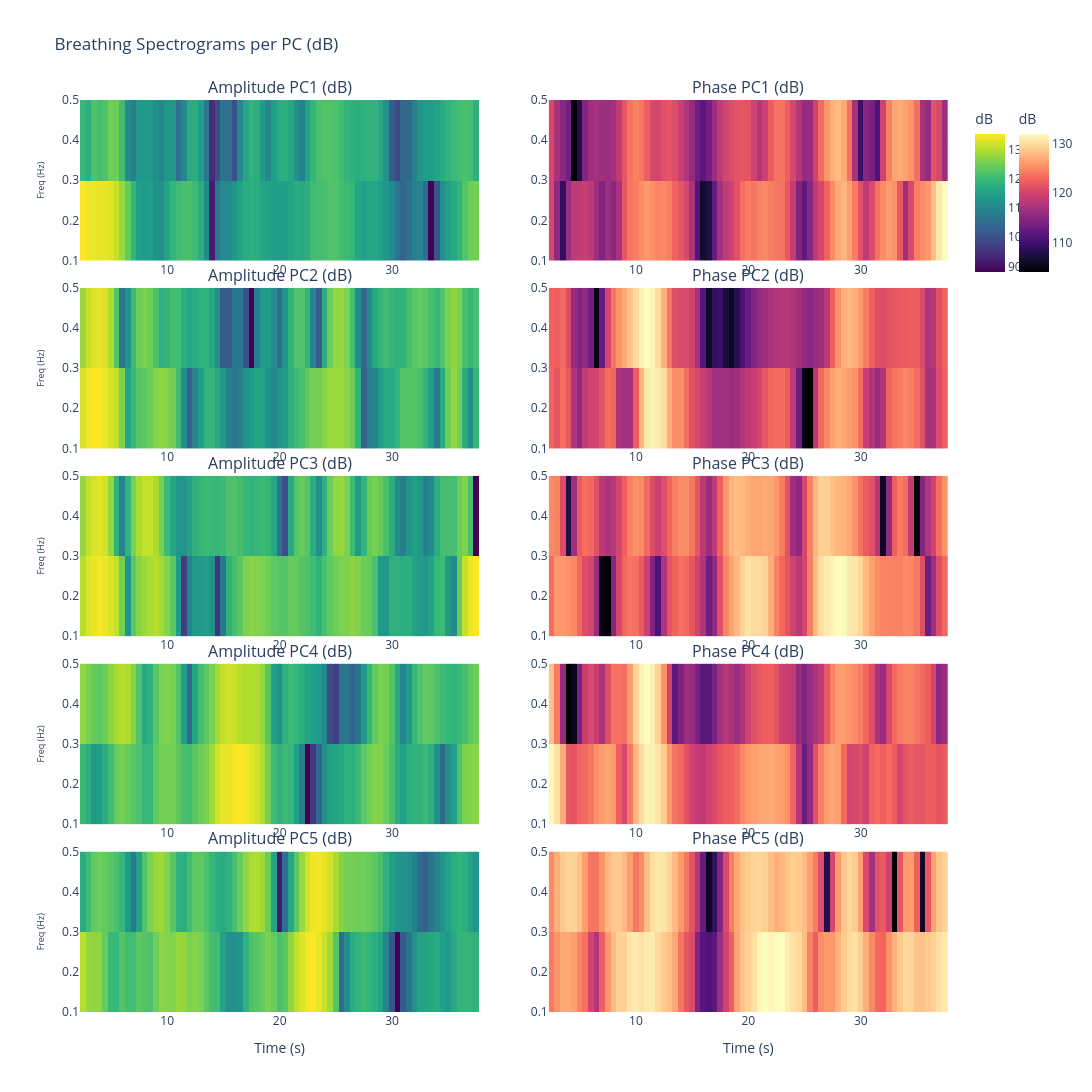

This figure's notebook cell:
### Code cell
import plotly.graph_objects as go
from plotly.subplots import make_subplots
import numpy as np

colors_pc = ['royalblue', 'darkorange', 'green', 'red', 'purple',
             'brown', 'pink', 'gray', 'olive', 'cyan']

# ============================================================
# PLOT 1: Spectrogram heatmap cho từng PC (Amplitude + Phase, dB)
# ============================================================
fig1 = make_subplots(rows=N_COMPONENTS, cols=2,
                     subplot_titles=[t for i in range(N_COMPONENTS)
                                     for t in (f'Amplitude PC{i+1} (dB)',
                                               f'Phase PC{i+1} (dB)')],
                     vertical_spacing=0.03, horizontal_spacing=0.08)

for i in range(N_COMPONENTS):
    # Amplitude Spectrogram (dB)
    fig1.add_trace(go.Heatmap(
        z=breath_spec_amp_dB[i], x=spec_times, y=breath_freqs,
        colorscale='Viridis', colorbar=dict(title='dB', len=1/N_COMPONENTS, y=1 - (i+0.5)/N_COMPONENTS),
        showscale=(i == 0), name=f'Amp PC{i+1}'
    ), row=i+1, col=1)

    # Phase Spectrogram (dB)
    fig1.add_trace(go.Heatmap(
        z=breath_spec_phs_dB[i], x=spec_times, y=breath_freqs,
        colorscale='Magma', colorbar=dict(title='dB', len=1/N_COMPONENTS, y=1 - (i+0.5)/N_COMPONENTS, x=1.07),
        showscale=(i == 0), name=f'Phs PC{i+1}'
    ), row=i+1, col=2)

    fig1.update_yaxes(title_text='Freq (Hz)', row=i+1, col=1, title_font_size=9)

fig1.update_xaxes(title_text='Time (s)', row=N_COMPONENTS, col=1)
fig1.update_xaxes(title_text='Time (s)', row=N_COMPONENTS, col=2)
fig1.update_layout(height=350*N_COMPONENTS, width=1800, showlegend=False,
                   template='plotly_white',
                   title_text='Breathing Spectrograms per PC (dB)')
fig1.show()

# ============================================================
# PLOT 2: Tổng hợp — Mean Power theo thời gian & tần số
# ============================================================
fig2 = make_subplots(rows=2, cols=2,
                     subplot_titles=[
                         'Amplitude — Mean Breathing Power over Time',
                         'Phase — Mean Breathing Power over Time',
                         'Amplitude — Mean Breathing Spectrum',
                         'Phase — Mean Breathing Spectrum',
                     ])

for i in range(N_COMPONENTS):
    # Mean power over time (amplitude)
    mean_power_t = np.mean(breath_spec_amp_dB[i], axis=0)
    fig2.add_trace(go.Scatter(x=spec_times, y=mean_power_t, mode='lines',
                               line=dict(color=colors_pc[i], width=1.2), opacity=0.8,
                               name=f'PC{i+1}', legendgroup='amp_t',
                               showlegend=True), row=1, col=1)

    # Mean power over time (phase)
    mean_power_t = np.mean(breath_spec_phs_dB[i], axis=0)
    fig2.add_trace(go.Scatter(x=spec_times, y=mean_power_t, mode='lines',
                               line=dict(color=colors_pc[i], width=1.2), opacity=0.8,
                               name=f'PC{i+1}', legendgroup='phs_t',
                               showlegend=False), row=1, col=2)

    # Mean power over frequency (amplitude)
    mean_power_f = np.mean(breath_spec_amp_dB[i], axis=1)
    fig2.add_trace(go.Scatter(x=breath_freqs, y=mean_power_f, mode='lines',
                               line=dict(color=colors_pc[i], width=1.5), opacity=0.8,
                               name=f'PC{i+1}', legendgroup='amp_f',
                               showlegend=False), row=2, col=1)

    # Mean power over frequency (phase)
    mean_power_f = np.mean(breath_spec_phs_dB[i], axis=1)
    fig2.add_trace(go.Scatter(x=breath_freqs, y=mean_power_f, mode='lines',
                               line=dict(color=colors_pc[i], width=1.5), opacity=0.8,
                               name=f'PC{i+1}', legendgroup='phs_f',
                               showlegend=False), row=2, col=2)

fig2.update_xaxes(title_text='Time (s)', row=1, col=1)
fig2.update_xaxes(title_text='Time (s)', row=1, col=2)
fig2.update_xaxes(title_text='Frequency (Hz)', row=2, col=1)
fig2.update_xaxes(title_text='Frequency (Hz)', row=2, col=2)
fig2.update_yaxes(title_text='Mean Power (dB)', row=1, col=1)
fig2.update_yaxes(title_text='Mean Power (dB)', row=1, col=2)
fig2.update_yaxes(title_text='Mean Power (dB)', row=2, col=1)
fig2.update_yaxes(title_text='Mean Power (dB)', row=2, col=2)
fig2.update_layout(height=800, width=1600, template='plotly_white')
fig2.show()

# ============================================================
# PLOT 3: CNN Input Tensor preview (combined channels)
# ============================================================
fig3 = make_subplots(rows=2, cols=N_COMPONENTS,
                     subplot_titles=[f'Amp PC{i+1}' for i in range(N_COMPONENTS)]
                                    + [f'Phs PC{i+1}' for i in range(N_COMPONENTS)],
                     vertical_spacing=0.12, horizontal_spacing=0.04)

for i in range(N_COMPONENTS):
    # Amplitude channel
    fig3.add_trace(go.Heatmap(
        z=cnn_input_combined[i], x=spec_times, y=breath_freqs,
        colorscale='Viridis', showscale=False
    ), row=1, col=i+1)

    # Phase channel
    fig3.add_trace(go.Heatmap(
        z=cnn_input_combined[N_COMPONENTS + i], x=spec_times, y=breath_freqs,
        colorscale='Magma', showscale=False
    ), row=2, col=i+1)

    if i == 0:
        fig3.update_yaxes(title_text='Freq (Hz)', row=1, col=1)
        fig3.update_yaxes(title_text='Freq (Hz)', row=2, col=1)
    fig3.update_xaxes(title_text='Time (s)', row=2, col=i+1)

fig3.update_layout(
    height=500, width=350*N_COMPONENTS, showlegend=False,
    template='plotly_white',
    title_text=f'CNN Input Tensor — {cnn_input_combined.shape[0]} channels × '
               f'{cnn_input_combined.shape[1]} freq × {cnn_input_combined.shape[2]} time (dB)')
fig3.show()

# ============================================================
# Thống kê
# ============================================================
print(f"\n{'='*60}")
print("SPECTROGRAM STATISTICS (Breathing Band, dB)")
print(f"{'='*60}")
for i in range(N_COMPONENTS):
    print(f"\nPC{i+1}:")
    print(f"  Amplitude dB — min: {np.min(breath_spec_amp_dB[i]):.1f}, "
          f"max: {np.max(breath_spec_amp_dB[i]):.1f}, "
          f"mean: {np.mean(breath_spec_amp_dB[i]):.1f}")
    print(f"  Phase dB    — min: {np.min(breath_spec_phs_dB[i]):.1f}, "
          f"max: {np.max(breath_spec_phs_dB[i]):.1f}, "
          f"mean: {np.mean(breath_spec_phs_dB[i]):.1f}")

print(f"\n{'='*60}")
print(f"Spectrogram params: window={WINDOW} {NPERSEG/FS:.0f}s, "
      f"overlap={NOVERLAP/NPERSEG*100:.0f}%, hop={NPERSEG-NOVERLAP} samples")
print(f"CNN tensor shape: {cnn_input_combined.shape}")
print(f"{'='*60}")

### Figure 1 — Plotly figure (JSON) as saved in the notebook; plotly's stock layout.template omitted (floating-point values rounded to 4 significant figures; data arrays with more than 128 entries replaced by an {"elided": "..."} marker saying what was removed)
{"data": [{"colorbar": {"len": 0.2, "title": {"text": "dB"}, "y": 0.9}, "colorscale": [[0, "#440154"], [0.1111, "#482878"], [0.2222, "#3e4989"], [0.3333, "#31688e"], [0.4444, "#26828e"], [0.5556, "#1f9e89"], [0.6667, "#35b779"], [0.7778, "#6ece58"], [0.8889, "#b5de2b"], [1, "#fde725"]], "name": "Amp PC1", "showscale": true, "type": "heatmap", "x": [2.5, 3.0, 3.5, 4.0, 4.5, 5.0, 5.5, 6.0, 6.5, 7.0, 7.5, 8.0, 8.5, 9.0, 9.5, 10.0, 10.5, 11.0, 11.5, 12.0, 12.5, 13.0, 13.5, 14.0, 14.5, 15.0, 15.5, 16.0, 16.5, 17.0, 17.5, 18.0, 18.5, 19.0, 19.5, 20.0, 20.5, 21.0, 21.5, 22.0, 22.5, 23.0, 23.5, 24.0, 24.5, 25.0, 25.5, 26.0, 26.5, 27.0, 27.5, 28.0, 28.5, 29.0, 29.5, 30.0, 30.5, 31.0, 31.5, 32.0, 32.5, 33.0, 33.5, 34.0, 34.5, 35.0, 35.5, 36.0, 36.5, 37.0, 37.5], "xaxis": "x", "y": [0.2, 0.4], "yaxis": "y", "z": {"elided": "2x71 float values"}}, {"colorbar": {"len": 0.2, "title": {"text": "dB"}, "x": 1.07, "y": 0.9}, "colorscale": [[0, "#000004"], [0.1111, "#180f3d"], [0.2222, "#440f76"], [0.3333, "#721f81"], [0.4444, "#9e2f7f"], [0.5556, "#cd4071"], [0.6667, "#f1605d"], [0.7778, "#fd9668"], [0.8889, "#feca8d"], [1, "#fcfdbf"]], "name": "Phs PC1", "showscale": true, "type": "heatmap", "x": [2.5, 3.0, 3.5, 4.0, 4.5, 5.0, 5.5, 6.0, 6.5, 7.0, 7.5, 8.0, 8.5, 9.0, 9.5, 10.0, 10.5, 11.0, 11.5, 12.0, 12.5, 13.0, 13.5, 14.0, 14.5, 15.0, 15.5, 16.0, 16.5, 17.0, 17.5, 18.0, 18.5, 19.0, 19.5, 20.0, 20.5, 21.0, 21.5, 22.0, 22.5, 23.0, 23.5, 24.0, 24.5, 25.0, 25.5, 26.0, 26.5, 27.0, 27.5, 28.0, 28.5, 29.0, 29.5, 30.0, 30.5, 31.0, 31.5, 32.0, 32.5, 33.0, 33.5, 34.0, 34.5, 35.0, 35.5, 36.0, 36.5, 37.0, 37.5], "xaxis": "x2", "y": [0.2, 0.4], "yaxis": "y2", "z": {"elided": "2x71 float values"}}, {"colorbar": {"len": 0.2, "title": {"text": "dB"}, "y": 0.7}, "colorscale": [[0, "#440154"], [0.1111, "#482878"], [0.2222, "#3e4989"], [0.3333, "#31688e"], [0.4444, "#26828e"], [0.5556, "#1f9e89"], [0.6667, "#35b779"], [0.7778, "#6ece58"], [0.8889, "#b5de2b"], [1, "#fde725"]], "name": "Amp PC2", "showscale": false, "type": "heatmap", "x": [2.5, 3.0, 3.5, 4.0, 4.5, 5.0, 5.5, 6.0, 6.5, 7.0, 7.5, 8.0, 8.5, 9.0, 9.5, 10.0, 10.5, 11.0, 11.5, 12.0, 12.5, 13.0, 13.5, 14.0, 14.5, 15.0, 15.5, 16.0, 16.5, 17.0, 17.5, 18.0, 18.5, 19.0, 19.5, 20.0, 20.5, 21.0, 21.5, 22.0, 22.5, 23.0, 23.5, 24.0, 24.5, 25.0, 25.5, 26.0, 26.5, 27.0, 27.5, 28.0, 28.5, 29.0, 29.5, 30.0, 30.5, 31.0, 31.5, 32.0, 32.5, 33.0, 33.5, 34.0, 34.5, 35.0, 35.5, 36.0, 36.5, 37.0, 37.5], "xaxis": "x3", "y": [0.2, 0.4], "yaxis": "y3", "z": {"elided": "2x71 float values"}}, {"colorbar": {"len": 0.2, "title": {"text": "dB"}, "x": 1.07, "y": 0.7}, "colorscale": [[0, "#000004"], [0.1111, "#180f3d"], [0.2222, "#440f76"], [0.3333, "#721f81"], [0.4444, "#9e2f7f"], [0.5556, "#cd4071"], [0.6667, "#f1605d"], [0.7778, "#fd9668"], [0.8889, "#feca8d"], [1, "#fcfdbf"]], "name": "Phs PC2", "showscale": false, "type": "heatmap", "x": [2.5, 3.0, 3.5, 4.0, 4.5, 5.0, 5.5, 6.0, 6.5, 7.0, 7.5, 8.0, 8.5, 9.0, 9.5, 10.0, 10.5, 11.0, 11.5, 12.0, 12.5, 13.0, 13.5, 14.0, 14.5, 15.0, 15.5, 16.0, 16.5, 17.0, 17.5, 18.0, 18.5, 19.0, 19.5, 20.0, 20.5, 21.0, 21.5, 22.0, 22.5, 23.0, 23.5, 24.0, 24.5, 25.0, 25.5, 26.0, 26.5, 27.0, 27.5, 28.0, 28.5, 29.0, 29.5, 30.0, 30.5, 31.0, 31.5, 32.0, 32.5, 33.0, 33.5, 34.0, 34.5, 35.0, 35.5, 36.0, 36.5, 37.0, 37.5], "xaxis": "x4", "y": [0.2, 0.4], "yaxis": "y4", "z": {"elided": "2x71 float values"}}, {"colorbar": {"len": 0.2, "title": {"text": "dB"}, "y": 0.5}, "colorscale": [[0, "#440154"], [0.1111, "#482878"], [0.2222, "#3e4989"], [0.3333, "#31688e"], [0.4444, "#26828e"], [0.5556, "#1f9e89"], [0.6667, "#35b779"], [0.7778, "#6ece58"], [0.8889, "#b5de2b"], [1, "#fde725"]], "name": "Amp PC3", "showscale": false, "type": "heatmap", "x": [2.5, 3.0, 3.5, 4.0, 4.5, 5.0, 5.5, 6.0, 6.5, 7.0, 7.5, 8.0, 8.5, 9.0, 9.5, 10.0, 10.5, 11.0, 11.5, 12.0, 12.5, 13.0, 13.5, 14.0, 14.5, 15.0, 15.5, 16.0, 16.5, 17.0, 17.5, 18.0, 18.5, 19.0, 19.5, 20.0, 20.5, 21.0, 21.5, 22.0, 22.5, 23.0, 23.5, 24.0, 24.5, 25.0, 25.5, 26.0, 26.5, 27.0, 27.5, 28.0, 28.5, 29.0, 29.5, 30.0, 30.5, 31.0, 31.5, 32.0, 32.5, 33.0, 33.5, 34.0, 34.5, 35.0, 35.5, 36.0, 36.5, 37.0, 37.5], "xaxis": "x5", "y": [0.2, 0.4], "yaxis": "y5", "z": {"elided": "2x71 float values"}}, {"colorbar": {"len": 0.2, "title": {"text": "dB"}, "x": 1.07, "y": 0.5}, "colorscale": [[0, "#000004"], [0.1111, "#180f3d"], [0.2222, "#440f76"], [0.3333, "#721f81"], [0.4444, "#9e2f7f"], [0.5556, "#cd4071"], [0.6667, "#f1605d"], [0.7778, "#fd9668"], [0.8889, "#feca8d"], [1, "#fcfdbf"]], "name": "Phs PC3", "showscale": false, "type": "heatmap", "x": [2.5, 3.0, 3.5, 4.0, 4.5, 5.0, 5.5, 6.0, 6.5, 7.0, 7.5, 8.0, 8.5, 9.0, 9.5, 10.0, 10.5, 11.0, 11.5, 12.0, 12.5, 13.0, 13.5, 14.0, 14.5, 15.0, 15.5, 16.0, 16.5, 17.0, 17.5, 18.0, 18.5, 19.0, 19.5, 20.0, 20.5, 21.0, 21.5, 22.0, 22.5, 23.0, 23.5, 24.0, 24.5, 25.0, 25.5, 26.0, 26.5, 27.0, 27.5, 28.0, 28.5, 29.0, 29.5, 30.0, 30.5, 31.0, 31.5, 32.0, 32.5, 33.0, 33.5, 34.0, 34.5, 35.0, 35.5, 36.0, 36.5, 37.0, 37.5], "xaxis": "x6", "y": [0.2, 0.4], "yaxis": "y6", "z": {"elided": "2x71 float values"}}, {"colorbar": {"len": 0.2, "title": {"text": "dB"}, "y": 0.3}, "colorscale": [[0, "#440154"], [0.1111, "#482878"], [0.2222, "#3e4989"], [0.3333, "#31688e"], [0.4444, "#26828e"], [0.5556, "#1f9e89"], [0.6667, "#35b779"], [0.7778, "#6ece58"], [0.8889, "#b5de2b"], [1, "#fde725"]], "name": "Amp PC4", "showscale": false, "type": "heatmap", "x": [2.5, 3.0, 3.5, 4.0, 4.5, 5.0, 5.5, 6.0, 6.5, 7.0, 7.5, 8.0, 8.5, 9.0, 9.5, 10.0, 10.5, 11.0, 11.5, 12.0, 12.5, 13.0, 13.5, 14.0, 14.5, 15.0, 15.5, 16.0, 16.5, 17.0, 17.5, 18.0, 18.5, 19.0, 19.5, 20.0, 20.5, 21.0, 21.5, 22.0, 22.5, 23.0, 23.5, 24.0, 24.5, 25.0, 25.5, 26.0, 26.5, 27.0, 27.5, 28.0, 28.5, 29.0, 29.5, 30.0, 30.5, 31.0, 31.5, 32.0, 32.5, 33.0, 33.5, 34.0, 34.5, 35.0, 35.5, 36.0, 36.5, 37.0, 37.5], "xaxis": "x7", "y": [0.2, 0.4], "yaxis": "y7", "z": {"elided": "2x71 float values"}}, {"colorbar": {"len": 0.2, "title": {"text": "dB"}, "x": 1.07, "y": 0.3}, "colorscale": [[0, "#000004"], [0.1111, "#180f3d"], [0.2222, "#440f76"], [0.3333, "#721f81"], [0.4444, "#9e2f7f"], [0.5556, "#cd4071"], [0.6667, "#f1605d"], [0.7778, "#fd9668"], [0.8889, "#feca8d"], [1, "#fcfdbf"]], "name": "Phs PC4", "showscale": false, "type": "heatmap", "x": [2.5, 3.0, 3.5, 4.0, 4.5, 5.0, 5.5, 6.0, 6.5, 7.0, 7.5, 8.0, 8.5, 9.0, 9.5, 10.0, 10.5, 11.0, 11.5, 12.0, 12.5, 13.0, 13.5, 14.0, 14.5, 15.0, 15.5, 16.0, 16.5, 17.0, 17.5, 18.0, 18.5, 19.0, 19.5, 20.0, 20.5, 21.0, 21.5, 22.0, 22.5, 23.0, 23.5, 24.0, 24.5, 25.0, 25.5, 26.0, 26.5, 27.0, 27.5, 28.0, 28.5, 29.0, 29.5, 30.0, 30.5, 31.0, 31.5, 32.0, 32.5, 33.0, 33.5, 34.0, 34.5, 35.0, 35.5, 36.0, 36.5, 37.0, 37.5], "xaxis": "x8", "y": [0.2, 0.4], "yaxis": "y8", "z": {"elided": "2x71 float values"}}, {"colorbar": {"len": 0.2, "title": {"text": "dB"}, "y": 0.1}, "colorscale": [[0, "#440154"], [0.1111, "#482878"], [0.2222, "#3e4989"], [0.3333, "#31688e"], [0.4444, "#26828e"], [0.5556, "#1f9e89"], [0.6667, "#35b779"], [0.7778, "#6ece58"], [0.8889, "#b5de2b"], [1, "#fde725"]], "name": "Amp PC5", "showscale": false, "type": "heatmap", "x": [2.5, 3.0, 3.5, 4.0, 4.5, 5.0, 5.5, 6.0, 6.5, 7.0, 7.5, 8.0, 8.5, 9.0, 9.5, 10.0, 10.5, 11.0, 11.5, 12.0, 12.5, 13.0, 13.5, 14.0, 14.5, 15.0, 15.5, 16.0, 16.5, 17.0, 17.5, 18.0, 18.5, 19.0, 19.5, 20.0, 20.5, 21.0, 21.5, 22.0, 22.5, 23.0, 23.5, 24.0, 24.5, 25.0, 25.5, 26.0, 26.5, 27.0, 27.5, 28.0, 28.5, 29.0, 29.5, 30.0, 30.5, 31.0, 31.5, 32.0, 32.5, 33.0, 33.5, 34.0, 34.5, 35.0, 35.5, 36.0, 36.5, 37.0, 37.5], "xaxis": "x9", "y": [0.2, 0.4], "yaxis": "y9", "z": {"elided": "2x71 float values"}}, {"colorbar": {"len": 0.2, "title": {"text": "dB"}, "x": 1.07, "y": 0.1}, "colorscale": [[0, "#000004"], [0.1111, "#180f3d"], [0.2222, "#440f76"], [0.3333, "#721f81"], [0.4444, "#9e2f7f"], [0.5556, "#cd4071"], [0.6667, "#f1605d"], [0.7778, "#fd9668"], [0.8889, "#feca8d"], [1, "#fcfdbf"]], "name": "Phs PC5", "showscale": false, "type": "heatmap", "x": [2.5, 3.0, 3.5, 4.0, 4.5, 5.0, 5.5, 6.0, 6.5, 7.0, 7.5, 8.0, 8.5, 9.0, 9.5, 10.0, 10.5, 11.0, 11.5, 12.0, 12.5, 13.0, 13.5, 14.0, 14.5, 15.0, 15.5, 16.0, 16.5, 17.0, 17.5, 18.0, 18.5, 19.0, 19.5, 20.0, 20.5, 21.0, 21.5, 22.0, 22.5, 23.0, 23.5, 24.0, 24.5, 25.0, 25.5, 26.0, 26.5, 27.0, 27.5, 28.0, 28.5, 29.0, 29.5, 30.0, 30.5, 31.0, 31.5, 32.0, 32.5, 33.0, 33.5, 34.0, 34.5, 35.0, 35.5, 36.0, 36.5, 37.0, 37.5], "xaxis": "x10", "y": [0.2, 0.4], "yaxis": "y10", "z": {"elided": "2x71 float values"}}], "layout": {"annotations": [{"font": {"size": 16}, "showarrow": false, "text": "Amplitude PC1 (dB)", "x": 0.23, "xanchor": "center", "xref": "paper", "y": 1, "yanchor": "bottom", "yref": "paper"}, {"font": {"size": 16}, "showarrow": false, "text": "Phase PC1 (dB)", "x": 0.77, "xanchor": "center", "xref": "paper", "y": 1, "yanchor": "bottom", "yref": "paper"}, {"font": {"size": 16}, "showarrow": false, "text": "Amplitude PC2 (dB)", "x": 0.23, "xanchor": "center", "xref": "paper", "y": 0.794, "yanchor": "bottom", "yref": "paper"}, {"font": {"size": 16}, "showarrow": false, "text": "Phase PC2 (dB)", "x": 0.77, "xanchor": "center", "xref": "paper", "y": 0.794, "yanchor": "bottom", "yref": "paper"}, {"font": {"size": 16}, "showarrow": false, "text": "Amplitude PC3 (dB)", "x": 0.23, "xanchor": "center", "xref": "paper", "y": 0.588, "yanchor": "bottom", "yref": "paper"}, {"font": {"size": 16}, "showarrow": false, "text": "Phase PC3 (dB)", "x": 0.77, "xanchor": "center", "xref": "paper", "y": 0.588, "yanchor": "bottom", "yref": "paper"}, {"font": {"size": 16}, "showarrow": false, "text": "Amplitude PC4 (dB)", "x": 0.23, "xanchor": "center", "xref": "paper", "y": 0.382, "yanchor": "bottom", "yref": "paper"}, {"font": {"size": 16}, "showarrow": false, "text": "Phase PC4 (dB)", "x": 0.77, "xanchor": "center", "xref": "paper", "y": 0.382, "yanchor": "bottom", "yref": "paper"}, {"font": {"size": 16}, "showarrow": false, "text": "Amplitude PC5 (dB)", "x": 0.23, "xanchor": "center", "xref": "paper", "y": 0.176, "yanchor": "bottom", "yref": "paper"}, {"font": {"size": 16}, "showarrow": false, "text": "Phase PC5 (dB)", "x": 0.77, "xanchor": "center", "xref": "paper", "y": 0.176, "yanchor": "bottom", "yref": "paper"}], "height": 1750, "showlegend": false, "title": {"text": "Breathing Spectrograms per PC (dB)"}, "width": 1800, "xaxis": {"anchor": "y", "domain": [0, 0.46]}, "xaxis10": {"anchor": "y10", "domain": [0.54, 1], "title": {"text": "Time (s)"}}, "xaxis2": {"anchor": "y2", "domain": [0.54, 1]}, "xaxis3": {"anchor": "y3", "domain": [0, 0.46]}, "xaxis4": {"anchor": "y4", "domain": [0.54, 1]}, "xaxis5": {"anchor": "y5", "domain": [0, 0.46]}, "xaxis6": {"anchor": "y6", "domain": [0.54, 1]}, "xaxis7": {"anchor": "y7", "domain": [0, 0.46]}, "xaxis8": {"anchor": "y8", "domain": [0.54, 1]}, "xaxis9": {"anchor": "y9", "domain": [0, 0.46], "title": {"text": "Time (s)"}}, "yaxis": {"anchor": "x", "domain": [0.824, 1], "title": {"font": {"size": 9}, "text": "Freq (Hz)"}}, "yaxis10": {"anchor": "x10", "domain": [0, 0.176]}, "yaxis2": {"anchor": "x2", "domain": [0.824, 1]}, "yaxis3": {"anchor": "x3", "domain": [0.618, 0.794], "title": {"font": {"size": 9}, "text": "Freq (Hz)"}}, "yaxis4": {"anchor": "x4", "domain": [0.618, 0.794]}, "yaxis5": {"anchor": "x5", "domain": [0.412, 0.588], "title": {"font": {"size": 9}, "text": "Freq (Hz)"}}, "yaxis6": {"anchor": "x6", "domain": [0.412, 0.588]}, "yaxis7": {"anchor": "x7", "domain": [0.206, 0.382], "title": {"font": {"size": 9}, "text": "Freq (Hz)"}}, "yaxis8": {"anchor": "x8", "domain": [0.206, 0.382]}, "yaxis9": {"anchor": "x9", "domain": [0, 0.176], "title": {"font": {"size": 9}, "text": "Freq (Hz)"}}}}
